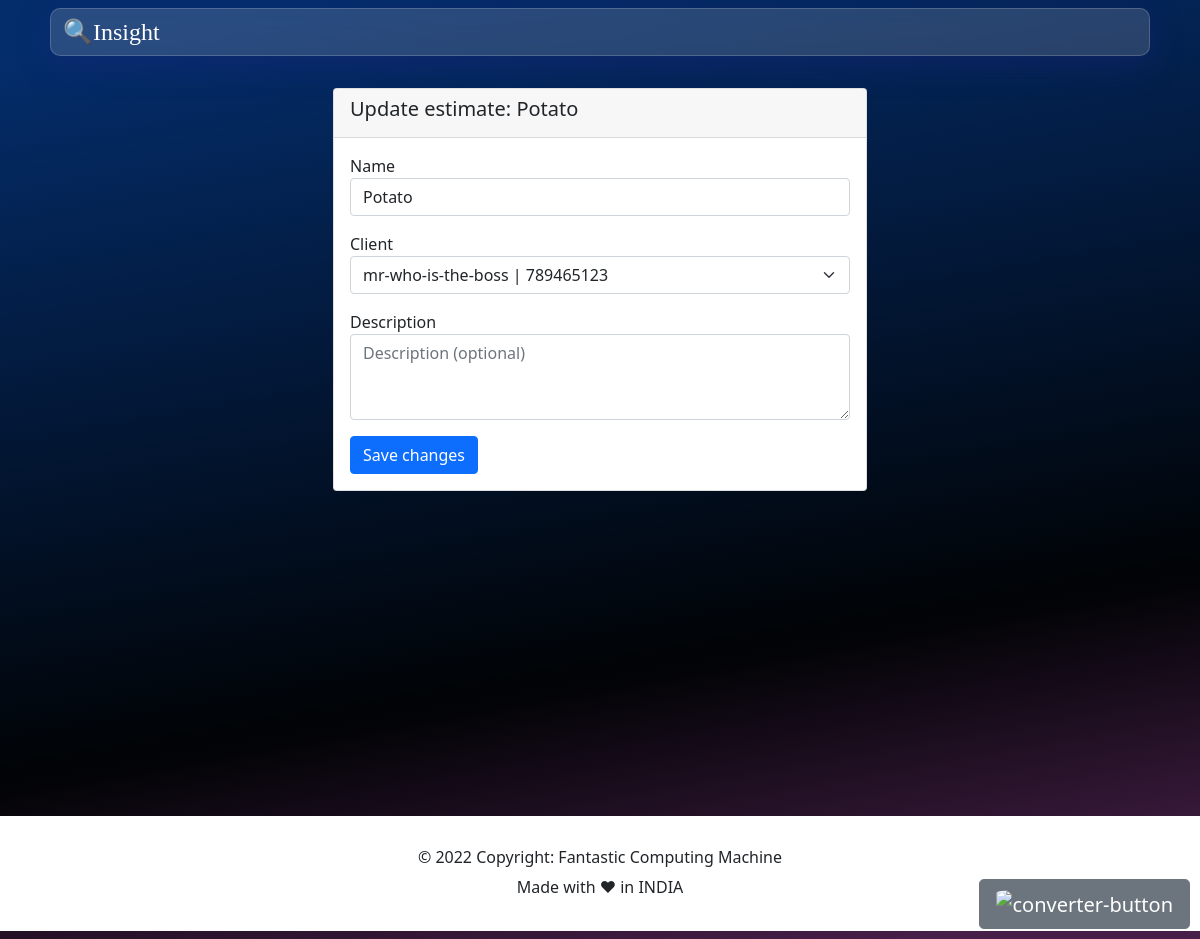
/estimate/13/Potato/update_estimate/ (signed in), run on the app's committed database.
### estimator/models.py (models this page shows, shortened)
class Project(models.Model):
    name = models.CharField(
        max_length=255)
    description = models.TextField(
        max_length=255, blank=True, null=True)
    author = models.ForeignKey(
        User, on_delete=models.CASCADE, related_name='creator')
    client = models.ForeignKey(
        Client, on_delete=models.CASCADE)
    created_on = models.DateTimeField(auto_now_add=True)
    updated_on = models.DateTimeField(auto_now=True)
    is_deleted = models.BooleanField(default=False)
    deleted_on = models.DateTimeField(blank=True, null=True)
    reference_number = models.CharField(max_length=225, blank=True, null=True)

### estimator/views.py (the view)
class UpdateEstimateProjectView(LoginRequiredMixin, UpdateView):
    login_url = '/user/login/'
    redirect_field_name = 'redirect_to'
    model = Project
    template_name = 'update_estimate_project.html'
    form_class = UpdateProjectForm

### estimator/forms.py
class UpdateProjectForm(forms.ModelForm):
    name = forms.CharField(
        max_length=200,
        required=True,
        widget=forms.TextInput(
            attrs={
                'class': 'form-control',
                "aria-label": ".form-control-sm",
                "type": 'text',
                "placeholder": "Name",
            }
        )
    )
    client = forms.ModelChoiceField(
        required=True,
        queryset=Client.objects.all(),
        widget=forms.Select(
            attrs={
                "class": "form-select",
                "aria-label": ".form-control-sm",
                "placeholder": "Client",
            }
        )
    )
    description = forms.CharField(
        required=False,
        widget=forms.Textarea(
            attrs={
                'class': 'form-control',
                "rows": 3,
                "aria-label": ".form-control-sm",
                "placeholder": "Description (optional)",
            }
        )
    )
    class Meta:
        model = Project
        fields = (
            'name',
            'client',
            'description',
        )

### estimator/models.py (called while the page is built)
    def __str__(self):
        return str(self.name) + ' | ' + str(self.phoneNumber)

### estimator/templates/update_estimate_project.html (shortened to what this page needs)
{% extends 'base.html' %}
{% load static %} {% load humanize %}
{% block body %}
<div class="container-lg container-md container-sm py-4">
    <div class="mx-auto">
        <div class="row justify-content-center">
            <div class="col-lg-7 col-md-6 col-xl-6">
                <div class="card">
                    <div class="card-header">
                        <h5 class="card-title" id="{{expense.name}}expense">Update estimate: {{form.name.value}}
                        </h5>
                    </div>
                    <div class="card-body">
                        <form action="" method="POST">
                            <p>
                                {{form.name.label}}
                                {{form.name}}
                            </p>
                            <p>
                                {{form.client.label}}
                                {{form.client}}
                            </p>
                            <p>
                                {{form.description.label}}
                                {{form.description}}
                            </p>
                            <button type="submit" class="btn btn-primary">
                                Save changes
                            </button>
                        </form>
                    </div>
                </div>
            </div>
        </div>
    </div>
</div>
{% endblock %}

### static/css/styles.css (style rules this page uses)
body { background: rgb(4, 45, 107); background: linear-gradient(170deg, rgba(4, 45, 107, 1) 5%, rgba(1, 3, 5, 1) 68%, rgba(72, 31, 73, 1) 96%); }

### data on the page
Project: name.value "Potato", name "Potato", client "mr-who-is-the-boss | 789465123"
